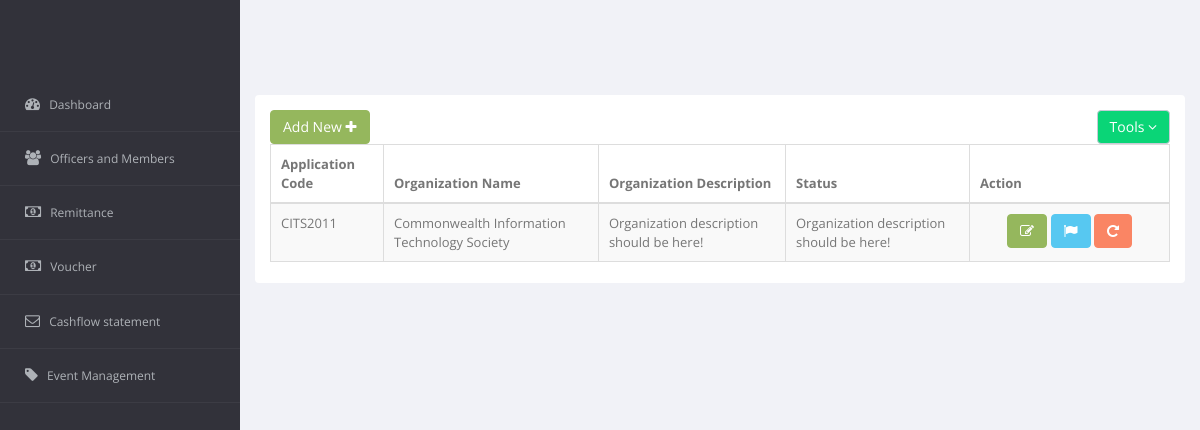
The app's page /DIR_ORG/Organization/OrganizationApplication.php, older data.
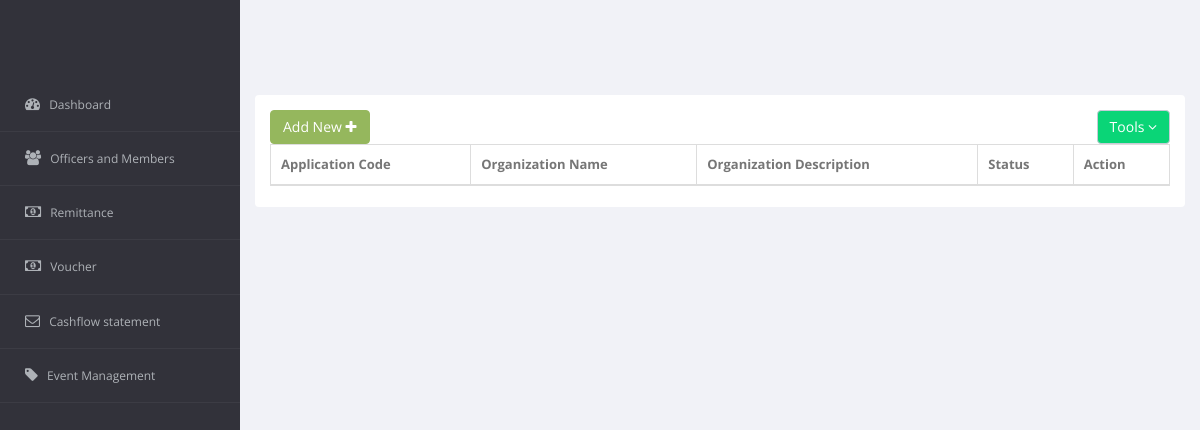
The same page, newer data.
### tables this page shows
CREATE TABLE `r_org_applicant_profile`  (
  `OrgAppProfile_ID` int(11) NOT NULL AUTO_INCREMENT,
  `OrgAppProfile_APPL_CODE` varchar(15) NOT NULL,
  `OrgAppProfile_NAME` varchar(100) NOT NULL,
  `OrgAppProfile_DESCRIPTION` varchar(500) NULL DEFAULT 'Organization description should be here!',
  `OrgAppProfile_STATUS` varchar(100) NOT NULL DEFAULT 'This application is ready for accreditation',
  `OrgAppProfile_DATE_ADD` datetime(0) NOT NULL DEFAULT CURRENT_TIMESTAMP,
  `OrgAppProfile_DATE_MOD` datetime(0) NOT NULL DEFAULT CURRENT_TIMESTAMP,
  `OrgAppProfile_DISPLAY_STAT` enum('Active','Inactive') NULL DEFAULT 'Active',
  PRIMARY KEY (`OrgAppProfile_ID`) USING BTREE,
  UNIQUE INDEX `UNQ_OrgAppProfile_ORG_CODE`(`OrgAppProfile_APPL_CODE`) USING BTREE
);

### DIR_ORG/Organization/OrganizationApplication.php (the view, shortened to what this page needs)
<!DOCTYPE html>
<html>
<head>
    <?php
$currentPage ='OSAS_OrgApplication';
include('../../config/connection.php');
?>
        <link href="../../ASSETS/bs3/css/bootstrap.min.css" rel="stylesheet">
        <link href="../../ASSETS/js/jquery-ui/jquery-ui-1.10.1.custom.min.css" rel="stylesheet">
        <link href="../../ASSETS/css/bootstrap-reset.css" rel="stylesheet">
        <link href="../../ASSETS/font-awesome/css/font-awesome.css" rel="stylesheet">
        <link href="../../ASSETS/js/jvector-map/jquery-jvectormap-1.2.2.css" rel="stylesheet">
        <link href="../../ASSETS/css/clndr.css" rel="stylesheet">
        <link href="../../ASSETS/js/css3clock/css/style.css" rel="stylesheet">
        <link rel="stylesheet" href="../../ASSETS/js/morris-chart/morris.css">
        <link href="../../ASSETS/css/style.css" rel="stylesheet">
        <link href="../../ASSETS/css/style-responsive.css" rel="stylesheet" />
        <link href="../../ASSETS/js/sweetalert/sweetalert.css" rel="stylesheet">
        <link href="../../ASSETS/js/advanced-datatable/css/demo_page.css" rel="stylesheet" />
        <link href="../../ASSETS/js/advanced-datatable/css/demo_table.css" rel="stylesheet" />
        <link rel="stylesheet" href="../../ASSETS/js/data-tables/DT_bootstrap.css" />
        <link href="../../ASSETS/css/style.css" rel="stylesheet">
        <link href="../../ASSETS/css/style-responsive.css" rel="stylesheet" />
        <link rel="stylesheet" type="text/css" href="../../ASSETS/js/select2/select2.css" />
        <link rel="stylesheet" type="text/css" href="../../ASSETS/js/jquery-multi-select/css/multi-select.css" />
</head>
<body>
    <section id="container">
        <aside>
            <div id="sidebar" class="nav-collapse">
                <?php
                include('../sidenav.php')
                ?>
            </div>
        </aside>
        <section id="main-content">
            <section class="wrapper">
                <div class="row" id="tableForm">
                    <div class="col-sm-12">
                        <section class="panel">
                            <div class="panel-body">
                                <div class="adv-table editable-table ">
                                    <div class="clearfix">
                                        <div class="btn-group">
                                            <button id="editable-sample_new" data-toggle="modal" id="openAddmodal" href="#Add" class="btn btn-success">
                                        Add New <i class="fa fa-plus"></i>
                                    </button>
                                        </div>
                                        <div class="btn-group pull-right">
                                            <button class="btn btn-default dropdown-toggle" data-toggle="dropdown">Tools <i class="fa fa-angle-down"></i>
                                    </button>
                                        </div>
                                    </div>
                                    <table class="table table-striped table-hover table-bordered" id="editable-sample">
                                        <thead>
                                            <tr>
                                                <th>Application Code</th>
                                                <th>Organization Name</th>
                                                <th>Organization Description</th>
                                                <th>Status</th>
                                                <th>Action</th>
                                            </tr>
                                        </thead>
                                        <tbody>
                                            <?php
                                        $view_query = mysqli_query($con,"SELECT * FROM `r_org_applicant_profile` WHERE OrgAppProfile_DISPLAY_STAT = 'Active'");
                                        while($row = mysqli_fetch_assoc($view_query))
                                        {
                                            $code = $row["OrgAppProfile_APPL_CODE"];
                                            $name = $row["OrgAppProfile_NAME"];
                                            $desc = $row["OrgAppProfile_DESCRIPTION"];
                                            echo "
                                            <tr class=''>
                                                <td>$code</td>
                                                <td>$name</td>
                                                <td>$desc</td>
                                                <td>$desc</td>
                                                <td style='width:200px'>
                                                    <center>
                                                        <a class='btn btn-success edit' style='color:white' data-toggle='modal' href='#Edit' href='javascript:;'><i class='fa fa-edit'></i></a>
                                                         <a class='btn btn-info wizardOpen' href='javascript:;'><i class='fa fa-flag'></i></a>
                                                        <a class='btn btn-danger delete' href='javascript:;'><i class='fa fa-rotate-right'></i></a>
                                                    </center>
                                                </td>
                                            </tr>
                                                    ";
                                        }
									?>
                                        </tbody>
                                    </table>
                                </div>
                            </div>
                        </section>
                    </div>
                </div>
            </section>
        </section>
    </section>
</body>
</html>

### DIR_ORG/sidenav.php (shortened to what this page needs)
<aside>
    <div id="sidebar" class="nav-collapse">
        <div class="leftside-navigation">
            <ul class="sidebar-menu" id="nav-accordion">
                <li> <a <?php if( $currentPage==='Org_Dashboard' ) {echo 'class="active"';} ?> href="dashboard.php">
                        <i class ="fa fa-dashboard" ></i>
                        <span>Dashboard</span>
                    </a>
                </li>
                <li> <a <?php if( $currentPage==='Org_OrgMem' ) {echo 'class="active"';} ?> href="OrganizationMembers.php"  >
                        <i class="fa fa-group"></i>
                        <span>Officers and Members</span>
                    </a>
                </li>
                <li> <a <?php if( $currentPage==='Org_Remit' ) {echo 'class="active"';} ?> href="Remittance.php">
                        <i class="fa fa-money"></i>
                        <span>Remittance</span>
                    </a>
                </li>
                <li> <a <?php if( $currentPage==='Org_Voucher' ) {echo 'class="active"';} ?> href="OrganizationVoucher.php">
                        <i class="fa fa-money"></i>
                        <span>Voucher</span>
                    </a>
                </li>
                <li> <a <?php if( $currentPage==='Org_Cflow' ) {echo 'class="active"';} ?> href="CashFlowStatement.php">
                        <i class="fa fa-envelope-o"></i>
                        <span>Cashflow statement</span>
                    </a>
                </li>
                <li> <a <?php if( $currentPage==='Org_Event' ) {echo 'class="active"';} ?> href="Event.php">
                        <i class="fa fa-tag"></i>
                        <span>Event Management</span>
                    </a>
                </li>            </ul>
        </div>
    </div>
</aside>

### DIR_ORG/Organization/OrganizationApplication.php (style rules this page uses)
body { margin-top: 30px; }

Row changes from the older to the newer data that the page shows:
removed r_org_applicant_profile: OrgAppProfile_APPL_CODE "CITS2011", OrgAppProfile_NAME "Commonwealth Information Technology Society", OrgAppProfile_DESCRIPTION "Organization description should be here!"
